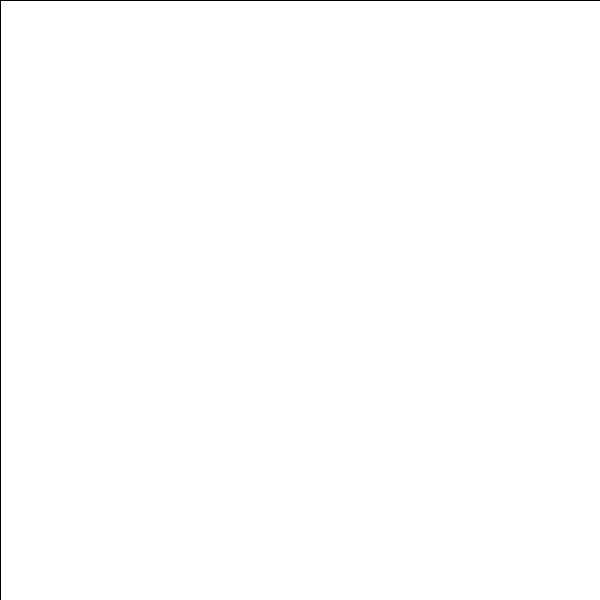
Frame 1 (no input)
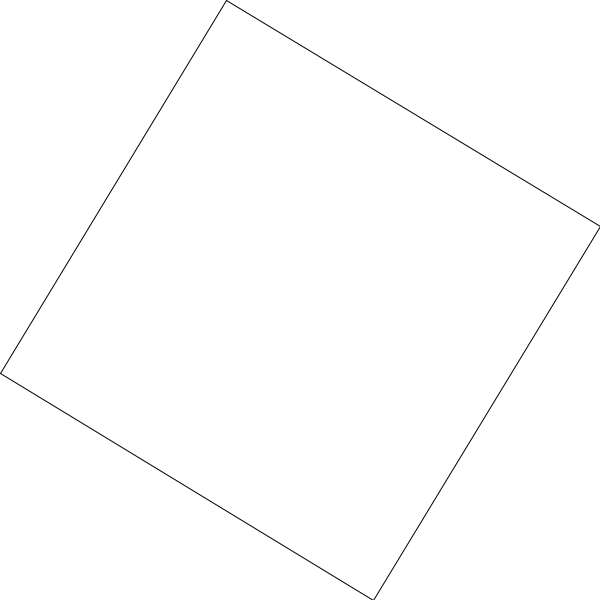
Frame 60 (the mouse pressed at the canvas centre just before this capture)
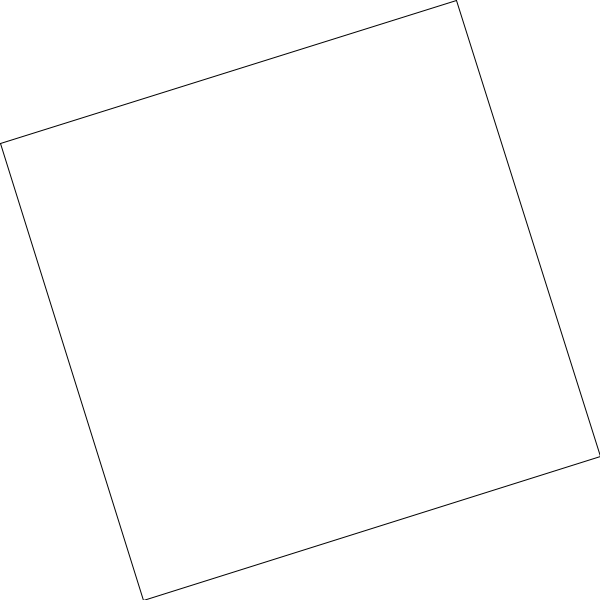
Frame 120 (the mouse held since frame 60 and released just before this capture)

The Processing sketch that drew these frames (run headless with seeded random() and noise(); from frame 60 on, the mouse is pressed at the canvas centre):

// Processing sketch: SquareAnimiertMinimal
// ── SquareAnimiertMinimal.pde
void setup()
{
  size(600, 600);
  frameRate(60);
}

int time = 0; // Zeit in Millisekunden

void draw()
{
  background(255);

  // t geht alle 2500msec von 0 bis 1
  float t = (time % 2500) / 2500.0;
  
  line(t * width, 0, width, t * height);
  line(width, t * height, (1 - t) * width, height);
  line((1 - t) * width, height, 0, (1 - t) * height);
  line(0, (1 - t) * height, t * width, 0);

  time += 1000 / 60;
}
